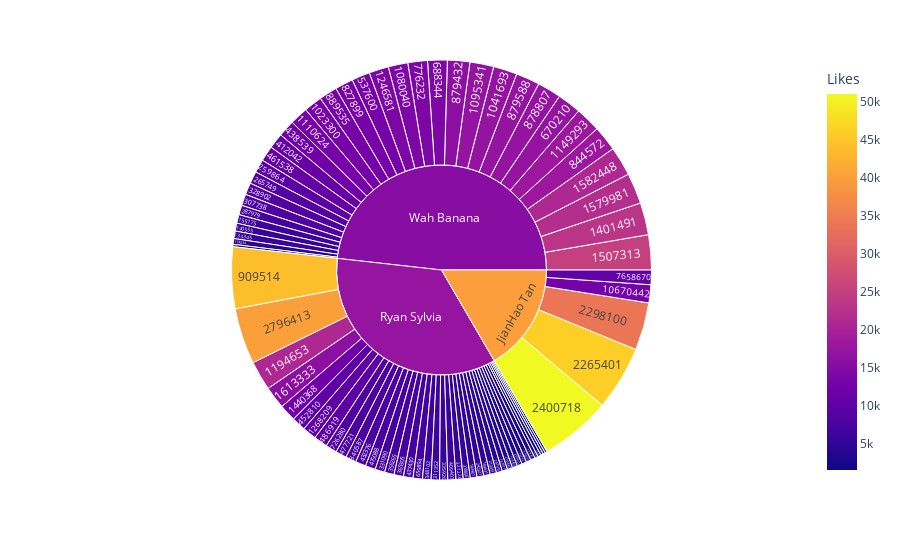

Source (notebook cell):
### Code cell
top_rated = youtuberdata[0:80]
fig=px.sunburst(top_rated, path=['the_channel', 'Views'], values='Likes', color='Likes')

fig.show()

### Figure 1 — Plotly figure (JSON) as saved in the notebook; plotly's stock layout.template omitted (floating-point values rounded to 4 significant figures)
{"data": [{"branchvalues": "total", "customdata": [[1700], [1800], [2300], [4100], [1600], [5400], [5600], [6200], [3400], [3600], [3300], [3900], [3400], [2300], [4600], [4800], [3600], [4600], [4800], [4200], [3700], [9500], [8800], [6800], [8200], [6000], [5000], [5100], [8500], [6900], [5800], [7600], [6100], [6800], [6800], [5800], [11000], [7500], [6800], [12000], [10000], [11000], [7200], [7900], [9800], [13000], [6700], [17000], [14000], [8100], [14000], [1535], [13000], [18000], [17000], [16000], [17000], [13000], [44000], [13000], [17000], [14000], [17000], [13000], [18000], [21000], [14000], [10000], [23000], [12000], [25000], [22000], [21000], [16000], [46000], [34000], [51000], [40000], [10400], [12900], [39840.0], [17170.0], [15440.0]], "domain": {"x": [0, 1], "y": [0, 1]}, "hovertemplate": "labels=%{label}<br>Likes_sum=%{value}<br>parent=%{parent}<br>id=%{id}<br>Likes=%{color}<extra></extra>", "ids": ["Wah Banana/16263", "Ryan Sylvia/82784", "Ryan Sylvia/110167", "Wah Banana/114034", "Ryan Sylvia/123377", "Wah Banana/133345", "Wah Banana/140555", "Wah Banana/155175", "Ryan Sylvia/157921", "Ryan Sylvia/159405", "Ryan Sylvia/159703", "Ryan Sylvia/161671", "Ryan Sylvia/170650", "Ryan Sylvia/179431", "Ryan Sylvia/184631", "Ryan Sylvia/193401", "Ryan Sylvia/209503", "Ryan Sylvia/213319", "Ryan Sylvia/242327", "Ryan Sylvia/247913", "Ryan Sylvia/256880", "Wah Banana/259864", "Wah Banana/265749", "Wah Banana/287979", "Wah Banana/307738", "Ryan Sylvia/311352", "Ryan Sylvia/318856", "Ryan Sylvia/321226", "Wah Banana/328902", "Ryan Sylvia/331090", "Ryan Sylvia/335926", "Ryan Sylvia/340587", "Ryan Sylvia/348102", "Ryan Sylvia/356265", "Ryan Sylvia/365305", "Ryan Sylvia/409407", "Wah Banana/412042", "Ryan Sylvia/432376", "Ryan Sylvia/437430", "Wah Banana/438539", "Ryan Sylvia/452810", "Wah Banana/461538", "Ryan Sylvia/475088", "Ryan Sylvia/477721", "Ryan Sylvia/486919", "Wah Banana/537600", "Ryan Sylvia/659894", "Wah Banana/670210", "Wah Banana/688344", "Ryan Sylvia/726280", "Wah Banana/776232", "Ryan Sylvia/780915", "Wah Banana/827899", "Wah Banana/844572", "Wah Banana/878807", "Wah Banana/879432", "Wah Banana/879588", "Wah Banana/889535", "Ryan Sylvia/909514", "Wah Banana/1023300", "Wah Banana/1041693", "Wah Banana/1080040", "Wah Banana/1095341", "Wah Banana/1110624", "Wah Banana/1149293", "Ryan Sylvia/1194653", "Wah Banana/1246581", "Ryan Sylvia/1268209", "Wah Banana/1401491", "Ryan Sylvia/1440368", "Wah Banana/1507313", "Wah Banana/1579981", "Wah Banana/1582448", "Ryan Sylvia/1613333", "JianHao Tan/2265401", "JianHao Tan/2298100", "JianHao Tan/2400718", "Ryan Sylvia/2796413", "JianHao Tan/7658670", "JianHao Tan/10670442", "JianHao Tan", "Ryan Sylvia", "Wah Banana"], "labels": ["16263", "82784", "110167", "114034", "123377", "133345", "140555", "155175", "157921", "159405", "159703", "161671", "170650", "179431", "184631", "193401", "209503", "213319", "242327", "247913", "256880", "259864", "265749", "287979", "307738", "311352", "318856", "321226", "328902", "331090", "335926", "340587", "348102", "356265", "365305", "409407", "412042", "432376", "437430", "438539", "452810", "461538", "475088", "477721", "486919", "537600", "659894", "670210", "688344", "726280", "776232", "780915", "827899", "844572", "878807", "879432", "879588", "889535", "909514", "1023300", "1041693", "1080040", "1095341", "1110624", "1149293", "1194653", "1246581", "1268209", "1401491", "1440368", "1507313", "1579981", "1582448", "1613333", "2265401", "2298100", "2400718", "2796413", "7658670", "10670442", "JianHao Tan", "Ryan Sylvia", "Wah Banana"], "marker": {"coloraxis": "coloraxis", "colors": [1700, 1800, 2300, 4100, 1600, 5400, 5600, 6200, 3400, 3600, 3300, 3900, 3400, 2300, 4600, 4800, 3600, 4600, 4800, 4200, 3700, 9500, 8800, 6800, 8200, 6000, 5000, 5100, 8500, 6900, 5800, 7600, 6100, 6800, 6800, 5800, 11000, 7500, 6800, 12000, 10000, 11000, 7200, 7900, 9800, 13000, 6700, 17000, 14000, 8100, 14000, 1535, 13000, 18000, 17000, 16000, 17000, 13000, 44000, 13000, 17000, 14000, 17000, 13000, 18000, 21000, 14000, 10000, 23000, 12000, 25000, 22000, 21000, 16000, 46000, 34000, 51000, 40000, 10400, 12900, 39840.0, 17170.0, 15440.0]}, "name": "", "parents": ["Wah Banana", "Ryan Sylvia", "Ryan Sylvia", "Wah Banana", "Ryan Sylvia", "Wah Banana", "Wah Banana", "Wah Banana", "Ryan Sylvia", "Ryan Sylvia", "Ryan Sylvia", "Ryan Sylvia", "Ryan Sylvia", "Ryan Sylvia", "Ryan Sylvia", "Ryan Sylvia", "Ryan Sylvia", "Ryan Sylvia", "Ryan Sylvia", "Ryan Sylvia", "Ryan Sylvia", "Wah Banana", "Wah Banana", "Wah Banana", "Wah Banana", "Ryan Sylvia", "Ryan Sylvia", "Ryan Sylvia", "Wah Banana", "Ryan Sylvia", "Ryan Sylvia", "Ryan Sylvia", "Ryan Sylvia", "Ryan Sylvia", "Ryan Sylvia", "Ryan Sylvia", "Wah Banana", "Ryan Sylvia", "Ryan Sylvia", "Wah Banana", "Ryan Sylvia", "Wah Banana", "Ryan Sylvia", "Ryan Sylvia", "Ryan Sylvia", "Wah Banana", "Ryan Sylvia", "Wah Banana", "Wah Banana", "Ryan Sylvia", "Wah Banana", "Ryan Sylvia", "Wah Banana", "Wah Banana", "Wah Banana", "Wah Banana", "Wah Banana", "Wah Banana", "Ryan Sylvia", "Wah Banana", "Wah Banana", "Wah Banana", "Wah Banana", "Wah Banana", "Wah Banana", "Ryan Sylvia", "Wah Banana", "Ryan Sylvia", "Wah Banana", "Ryan Sylvia", "Wah Banana", "Wah Banana", "Wah Banana", "Ryan Sylvia", "JianHao Tan", "JianHao Tan", "JianHao Tan", "Ryan Sylvia", "JianHao Tan", "JianHao Tan", "", "", ""], "type": "sunburst", "values": [1700, 1800, 2300, 4100, 1600, 5400, 5600, 6200, 3400, 3600, 3300, 3900, 3400, 2300, 4600, 4800, 3600, 4600, 4800, 4200, 3700, 9500, 8800, 6800, 8200, 6000, 5000, 5100, 8500, 6900, 5800, 7600, 6100, 6800, 6800, 5800, 11000, 7500, 6800, 12000, 10000, 11000, 7200, 7900, 9800, 13000, 6700, 17000, 14000, 8100, 14000, 1535, 13000, 18000, 17000, 16000, 17000, 13000, 44000, 13000, 17000, 14000, 17000, 13000, 18000, 21000, 14000, 10000, 23000, 12000, 25000, 22000, 21000, 16000, 46000, 34000, 51000, 40000, 10400, 12900, 154300, 326335, 447800]}], "layout": {"coloraxis": {"colorbar": {"title": {"text": "Likes"}}, "colorscale": [[0, "#0d0887"], [0.1111, "#46039f"], [0.2222, "#7201a8"], [0.3333, "#9c179e"], [0.4444, "#bd3786"], [0.5556, "#d8576b"], [0.6667, "#ed7953"], [0.7778, "#fb9f3a"], [0.8889, "#fdca26"], [1, "#f0f921"]]}, "legend": {"tracegroupgap": 0}, "margin": {"t": 60}}}
